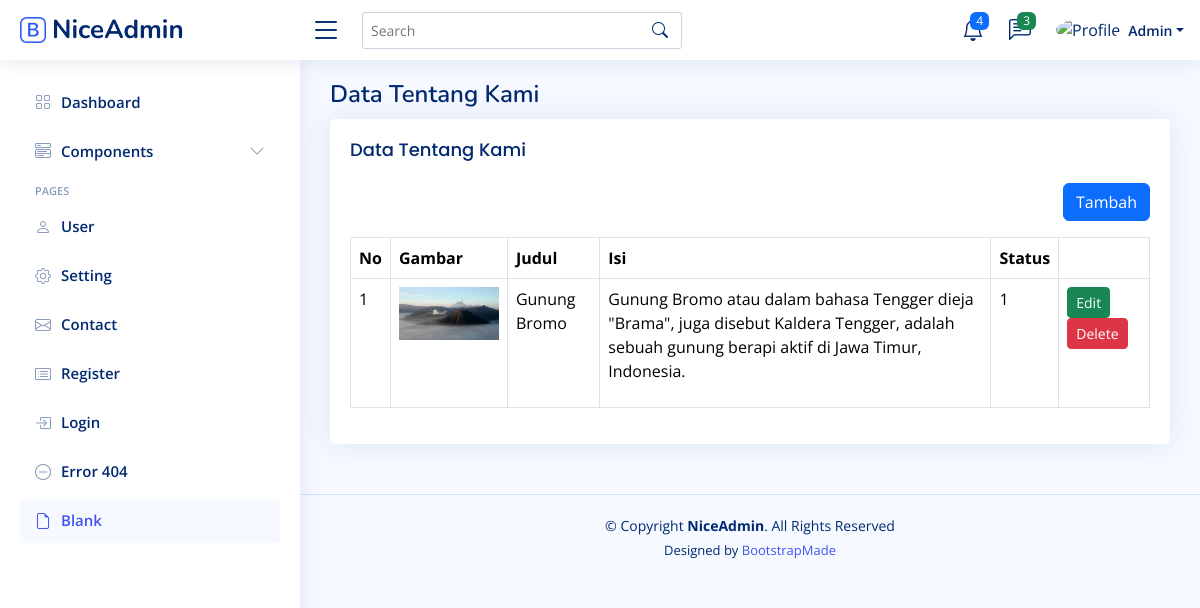
/admin/home.php?page=about (signed in), run on the app's committed database.
### tables this page shows
CREATE TABLE `about` (
  `id` int(11) NOT NULL,
  `title` varchar(50) NOT NULL,
  `content` text NOT NULL,
  `image` varchar(100) NOT NULL,
  `is_active` tinyint(1) NOT NULL DEFAULT 1,
  `created_at` timestamp NOT NULL DEFAULT current_timestamp(),
  `updated_at` timestamp NULL DEFAULT NULL ON UPDATE current_timestamp()
);

### admin/content/about.php (the view)
<?php
$query = mysqli_query($koneksi, "SELECT * FROM about ORDER BY id DESC");
$rows = mysqli_fetch_all($query, MYSQLI_ASSOC);
?>
<div class="pagetitle">
  <h1>Data Tentang Kami</h1>
</div>
<section class="section">
  <div class="row">
    <div class="col-lg-12">
      <div class="card">
        <div class="card-body">
          <h5 class="card-title">Data Tentang Kami</h5>
          <div class="mb-3" align="right">
            <a href="?page=tambah-about" class="btn btn-primary">Tambah</a>
          </div>
          <table class="table table-bordered">
            <thead>
              <tr>
                <th>No</th>
                <th>Gambar</th>
                <th>Judul</th>
                <th>Isi</th>
                <th>Status</th>
                <th></th>
              </tr>
            </thead>
            <tbody>
              <?php foreach ($rows as $key => $row): ?>
                <tr>
                  <td><?php echo $key += 1 ?></td>
                  <td><img width="100" src="uploads/<?php echo $row['image'] ?>" alt=""></td>
                  <td><?php echo $row['title'] ?></td>
                  <td><?php echo $row['content'] ?></td>
                  <td><?php echo $row['is_active'] ?></td>
                  <td>
                    <a href="?page=tambah-about&edit=<?php echo $row['id'] ?>" class="btn btn-sm btn-success">Edit</a>
                    <a onclick="return confirm('Apakah anda yakin akan menghapus data ini??')"
                      href="?page=tambah-about&delete=<?php echo $row['id'] ?>" class="btn btn-sm btn-danger">Delete</a>
                  </td>
                </tr>
              <?php endforeach ?>
            </tbody>
          </table>
        </div>
      </div>
    </div>
  </div>
</section>

### admin/assets/css/style.css (style rules this page uses)
:root { scroll-behavior: smooth; }
body { font-family: "Open Sans", sans-serif; background: #f6f9ff; color: #444444; }
a { color: #4154f1; text-decoration: none; }
h1, h2, h3, h4, h5, h6 { font-family: "Nunito", sans-serif; }
.pagetitle { margin-bottom: 10px; }
.pagetitle h1 { font-size: 24px; margin-bottom: 0; font-weight: 600; color: #012970; }
.card { margin-bottom: 30px; border: none; border-radius: 5px; box-shadow: 0px 0 30px rgba(1, 41, 112, 0.1); }
.card-title { padding: 20px 0 15px 0; font-size: 18px; font-weight: 500; color: #012970; font-family: "Poppins", sans-serif; }
.card-body { padding: 0 20px 20px 20px; }

### data on the page
about: key "1", image (picture), title "Gunung Bromo", content "Gunung Bromo atau dalam bahasa Tengger dieja \"Brama\", juga disebut Kaldera Tengger, adalah sebuah gunung berapi aktif di Jawa Timur, Indonesia.", is_active "1"

### other printed values
$_SESSION['NAME'] "Admin"
